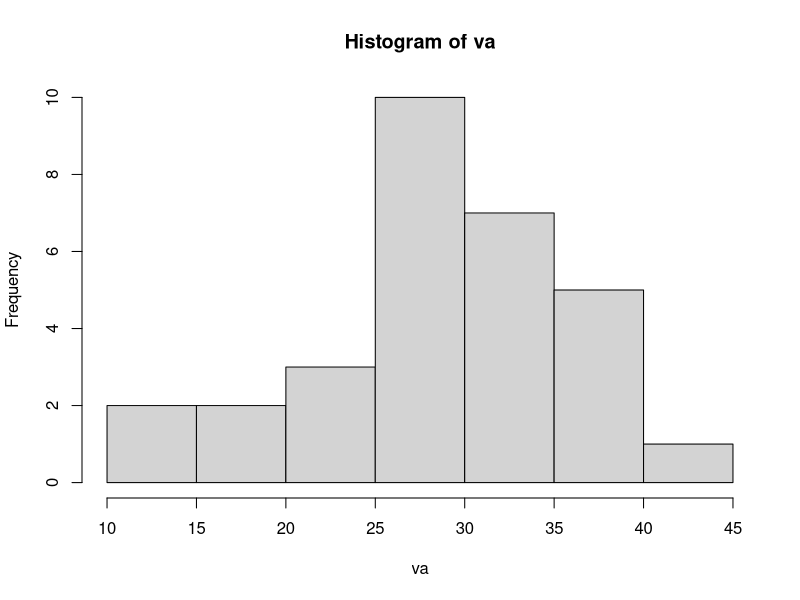
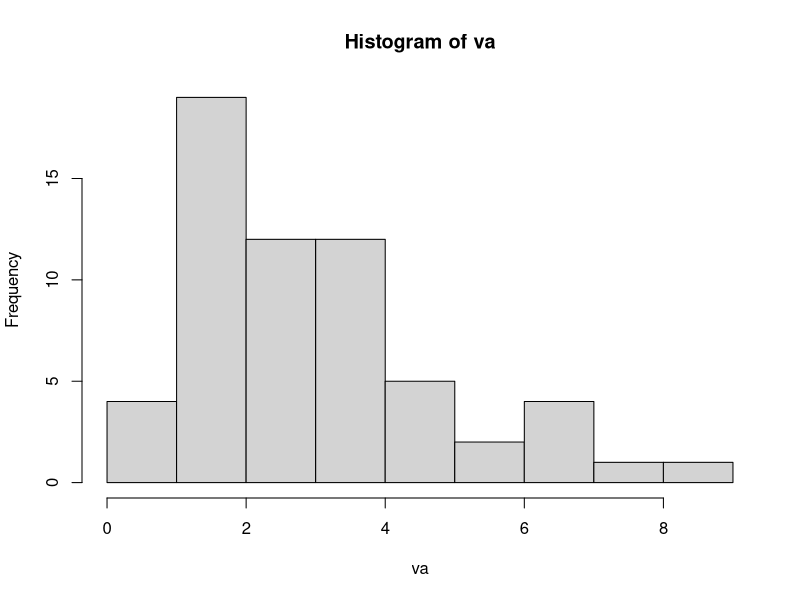
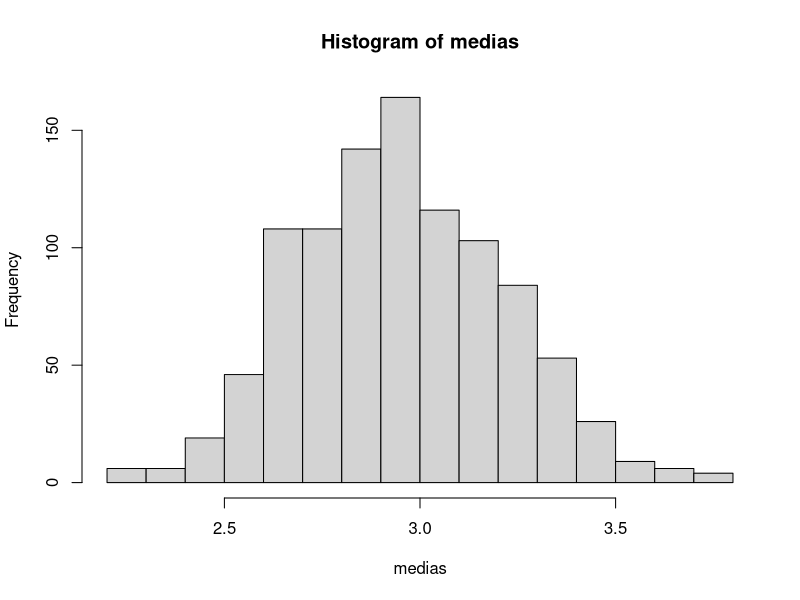
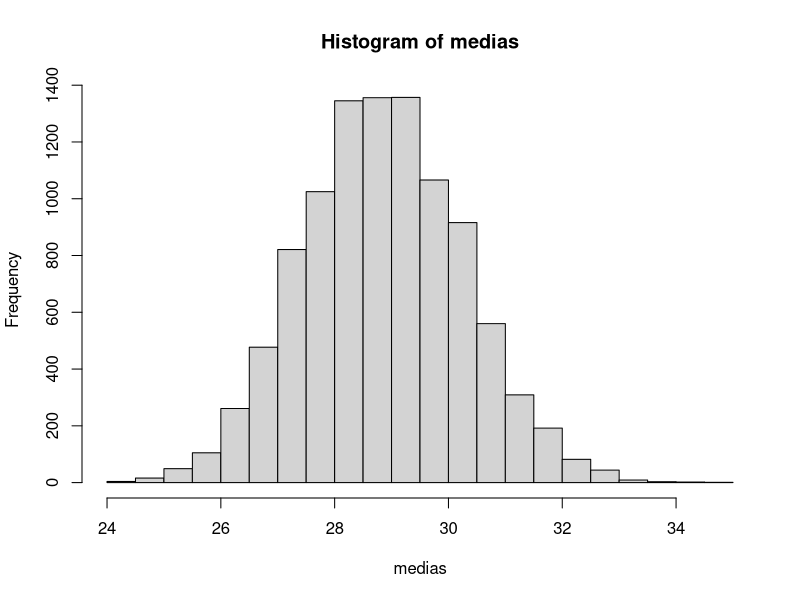

These charts were generated, in order, by the following R code:
#########################################################
##
####### Intervalo de Confiança #######
## AED - Capitulo 03 - Prof. Máiron Chaves ####
#########################################################
##
#Copie este código, cole no seu R e execute para ver os resultados
########## Intervalo de confiança para média amostral pela distribuição Normal 
#Padrão #############################
# Obter o intervalo de confiança para uma variável cuja média = 30, desvio padrão = 7,31 e n 
#= 30
#Temos que definir o nível de confiança do nosso intervalo.
#Podemos obter o valor do quantil para o nível de confiança desejado com a função qnorm()
#O quantil na distribuição normal padrão para 95% de confiança
ic <- 0.95
alfa <- 1-ic
1-(alfa/2)
qnorm(0.975)
#Vamos armazenar os valores em objetos
media <- 30
desvio_padrao_populacional <- 7.31
n <- 30
quantil_95 <- qnorm(0.975)
#Aplicando a fórmula vista na apostila fica:
Limite_Superior <- 30+quantil_95*(desvio_padrao_populacional/sqrt(n))
Limite_Inferior <- 30-quantil_95*(desvio_padrao_populacional/sqrt(n))
paste("Com 95% de confiança, podemos afirmar que a média varia entre",Limite_Inferior," e 
",Limite_Superior)
###distribuição t de Student ############
#A teoria nos diz para utilizar a distribuição t de Student quando não soubermos o desvio 
#padrão populacional.
#Vamos assumir que o desvio padrão que temos é obtido a partir da amostra
#Vamos armazenar os valores em objetos
media <- 30
desvio_padrao_amostral <- 7.31
n <- 30
quantil_95_t <- qt(0.975,df = n-1)
#Aplicando a fórmula vista na apostila fica:
Limite_Superior_t <- 30+quantil_95_t*(desvio_padrao_amostral/sqrt(n))
Limite_Inferior_t <- 30-quantil_95_t*(desvio_padrao_amostral/sqrt(n))
paste("Com 95% de confiança, podemos afirmar que a média varia entre",Limite_Inferior_t," 
e ",Limite_Superior_t)
#Supondo que nossa variável já esteja em um data frame aqui no R, tem um comando para
#fornecer o intervalo de confiança de forma bem mais fácil
#Vamos gerar com o comando rnorm() uma variável aleatoria com média 30, desvio padrão 
#7,31 e n = 30
va <- rnorm(n = 30, mean = 30, sd = 7.31)
#Vamos visualizar a va gerada
hist(va)
#Calculando o intervalo de 95% de confiança com a distribuição t de Student
#com a funçao t.test()
IC <-t.test(va, conf.level = 0.95)
IC$conf.int 
#Pronto, já temos o intervalo de confiança para média. Beeem mais fácil assim :)
####################### Intervalo de confiança para a proporção 
############
#Utilizando o exemplo da apostila, onde calculamos o intervalo para proporção onde
# 138 de n = 500 clientes realizaram a devolução do produto
#Vamos armazenar os valores em objetos
devolucoes <- 138
n <- 500
quantil_95 <-qnorm(0.975)
proporcao_devolucoes <- devolucoes/n
#Aplicando a fórmula vista na apostila fica:

Limite_Superior_prop <- 
  proporcao_devolucoes + quantil_95 * 
  sqrt(proporcao_devolucoes*(1-proporcao_devolucoes)/n)

Limite_Inferior_prop <- 
  proporcao_devolucoes - quantil_95 * 
  sqrt(proporcao_devolucoes*(1-proporcao_devolucoes)/n)

paste("Com 95% de confiança, podemos afirmar que a proporção varia 
entre",Limite_Inferior_prop," e ",Limite_Superior_prop)

#Podemos obter o intervalo de confiança para proporção mais fácil pela função prop.test()

IC_proporcao <- prop.test(x = 138, n = 500, conf.level = 0.95)
IC_proporcao$conf.int

############### Intervalo de confiança para média via Bootstrap 
############
#Vamos gerar uma va seguindo uma distribuição qui-quadrado
va <- rchisq(n = 60, df = 3)
hist(va)
#Inicializa variaveis
medias <- c() #Essa variável é um vetor para armazenar a média de cada subamostra 
#bootstrap
R <- 1000 #Numero de subamostras extraídas para gerar a distribuição amostral de médias
#bootstrap
for (i in 1:R) { 
  #Realiza uma subamostragem aleatória com reposição da va
  reamostra <- sample(va, size = 50, replace = T) 
  #Armazena a média da subamostra 
  medias[i] <- mean(reamostra) 
}
#Distribuicao das médias das subamostras (distribuição amostral da média da va)
hist(medias)
#Observe que mesmo a variável original não seguindo uma distribuição normal, o Teorema 
#Central do Limite
#nos garante que a distribuição das médias será normal se n é suficientemente grande
#A partir das médias geradas, precisamos achar dois valores, o que corta a cauda inferior
#e o que corta a cauda superior da distribuição. Lembrando que ela é simétrica
#Caso o intervalo desejado seja de 95% de confiança, temos que ordenar essa distribuição
#do menor valor para o maior e achar o valor que deixará 2,5% dos dados para trás e o
#valor que deixará 97,5% para trás
(1-0.95)/2
1-(1-0.95)/2
#Visualize o intervalo de confiança via bootstrap
quantile( medias, probs = c(0.025,0.975))
#Vamos realizar mais um experimento
#Geraremos uma va com média = 30 e desvio padrão amostral =7.31 e n = 30
va <- rnorm(n = 30, mean = 30, sd = 7.31)
#Iremos calcular o intervalo de confiança usando o Bootstrap e também com a distribuição
# t de Student. Compararemos os resultados.
#Inicializa variavel para armazenar as médias de cada subamostra
medias <- c()
R <- 10000 #Numero de subamostras extraídas para gerar a distribuição amostral de 
#médias
#bootstrap
for (i in 1:R) { 
  #Realiza uma subamostragem aleatória com reposição da va
  reamostra <- sample(va, size = 20, replace = T) 
  #Armazena a média da subamostra 
  medias[i] <- mean(reamostra) 
}
  #Distribuicao das médias das subamostras (distribuição amostral da média da va)
  hist(medias)
  #Limites inferior e superior do intervalo pelo bootstrap
  quantile( medias, probs = c(0.025,0.975))
  #Limites inferior e superior do intervalo via t de Student
  IC<-t.test(va, conf.level = 0.95)
  IC$conf.int
  
